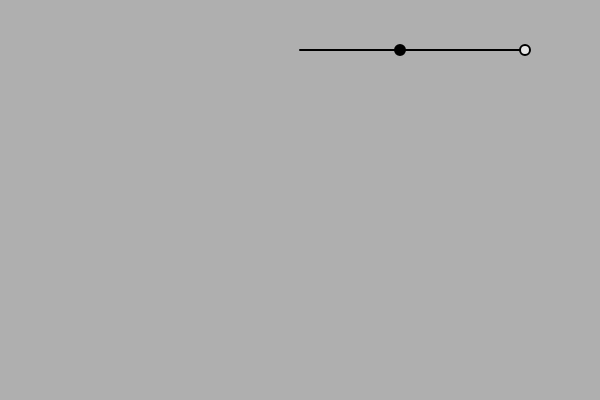
Frame 1 (no input)
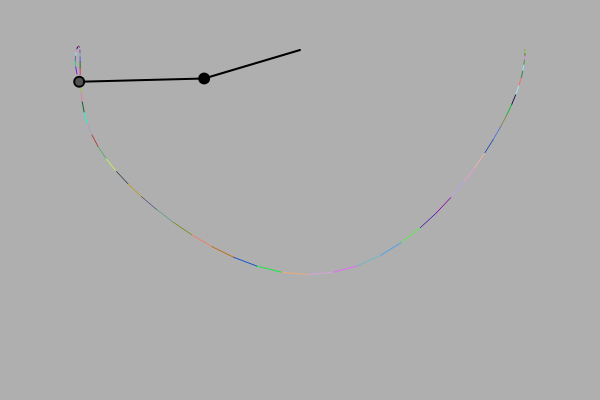
Frame 60 (no input)
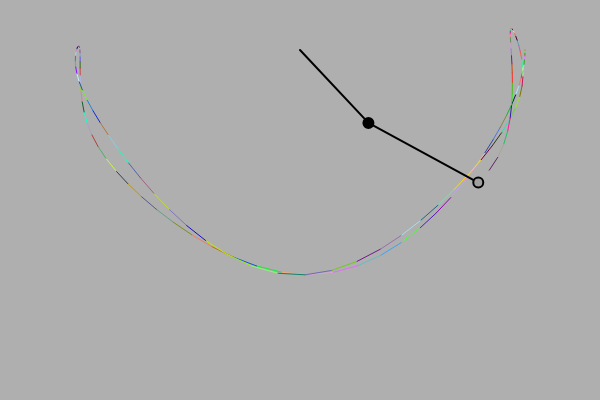
Frame 120 (the mouse pressed at the canvas centre since frame 60)

The p5.js sketch that drew these frames (run headless with seeded random() and noise() and a simulated clock; from frame 60 on, the mouse is pressed at the canvas centre):

// p5.js sketch
// ── sketch.js
let r1 = 100;
let r2 = 125;
let mass1 = 10;
let mass2 = 10;
let angle1 = 0;
let angle2 = 0;
let angle1_velocity = 0;
let angle2_velocity = 0;
let gravity= 1;
const friction = 0.0002;

let pixelx2 = -1;
let pixely2 = -1;
let cx, cy;

let buffer;

function generateRandomNumber(min , max) 
{
    return Math.random() * (max-min) + min ;
}




function setup() {
  createCanvas(600, 400);
  pixelDensity(1);
  angle1 = PI / 2;
  angle2 = PI / 2;
  cx = width / 2;
  cy = 50;
  buffer = createGraphics(width, height);
  buffer.background(175);
  buffer.translate(cx, cy);
}

function draw() {
  background(175);
  imageMode(CORNER);
  image(buffer, 0, 0, width, height);

  let num1 = -gravity * (2 * mass1 + mass2) * sin(angle1);
  let num2 = -mass2 * gravity * sin(angle1 - 2 * angle2);
  let num3 = -2 * sin(angle1 - angle2) * mass2;
  let num4 = angle2_velocity * angle2_velocity * r2 + angle1_velocity * angle1_velocity * r1 * cos(angle1 - angle2);
  let den = r1 * (2 * mass1 + mass2 - mass2 * cos(2 * angle1 - 2 * angle2));
  let angle1_acc = (num1 + num2 + num3 * num4) / den;

  num1 = 2 * sin(angle1 - angle2);
  num2 = (angle1_velocity * angle1_velocity * r1 * (mass1 + mass2));
  num3 = gravity * (mass1 + mass2) * cos(angle1);
  num4 = angle2_velocity * angle2_velocity * r2 * mass2 * cos(angle1 - angle2);
  den = r2 * (2 * mass1 + mass2 - mass2 * cos(2 * angle1 - 2 * angle2));
  let angle2_acc = (num1 * (num2 + num3 + num4)) / den;

  translate(cx, cy);
  stroke(0);
  strokeWeight(2);

  let x1 = r1 * sin(angle1);
  let y1 = r1 * cos(angle1);

  let x2 = x1 + r2 * sin(angle2);
  let y2 = y1 + r2 * cos(angle2);

  line(0, 0, x1, y1);
  fill(0);
  ellipse(x1, y1, mass1, mass1);

  line(x1, y1, x2, y2);
  fill(generateRandomNumber(0 , 255) );
  ellipse(x2, y2, mass2, mass2);

  //angle1_acc = angle1_acc * friction;
  //angle2_acc = angle2_acc * friction;

  angle1_velocity += angle1_acc;
  angle2_velocity += angle2_acc;
  angle1 += angle1_velocity;
  angle2 += angle2_velocity;



  buffer.stroke(generateRandomNumber(0 , 255),generateRandomNumber(0 , 255),generateRandomNumber(0 , 255));
  if (frameCount > 1) {
    buffer.line(pixelx2, pixely2, x2, y2);
  }

  pixelx2 = x2;
  pixely2 = y2;
}
